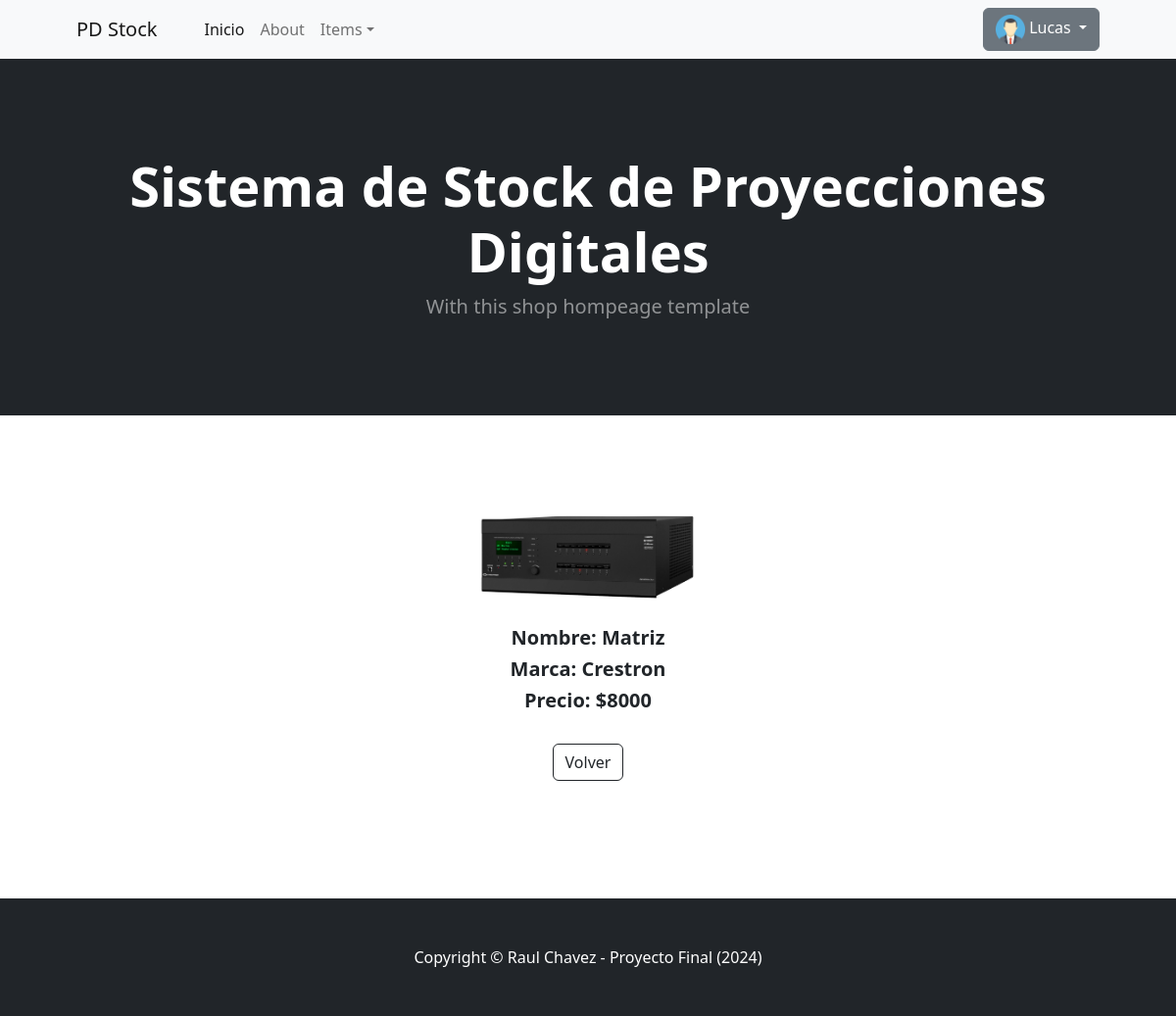
Screenshot of /item_detalle/3/ (signed in) with the database file from the repository.
### users/models.py (models this page shows, shortened)
class Avatar(models.Model):
    user = models.OneToOneField(User, on_delete=models.CASCADE, null=True, blank=True)
    imagen = models.ImageField(upload_to='avatares', null=True, blank=True)

### stock/models.py (models this page shows, shortened)
class Item(models.Model):
    nombre = models.CharField(max_length=40)
    marca = models.CharField(max_length=40)
    precio = models.IntegerField(null=True, blank=True)
    imagen = models.ImageField(upload_to='imagenes', null=True, blank=True)

### stock/views.py (the view)
# urls.py: path('item_detalle/<int:pk>/', views.ItemDetailView.as_view(), name="VerItem"),
class ItemDetailView(LoginRequiredMixin, DetailView):
    model = Item
    template_name = "stock/item_detalle.html"

### stock/templates/stock/item_detalle.html (shortened to what this page needs)
{% extends 'stock/base.html' %}
{% load static %}
{% block main %}
<section class="py-5">
    <div class="container px-4 px-lg-5 mt-5">
        <div class="row gx-4 gx-lg-5 row-cols-2 row-cols-md-3 row-cols-xl-4 justify-content-center">
            <div class="col mb-5">
                {% if item.imagen %}
                <img class="card-img-top" style="object-fit: cover;" src="{{ item.imagen.url }}" alt="">
                {% else %}
                <img class="card-img-top" src="https://dummyimage.com/450x300/dee2e6/6c757d.jpg"/>
                {% endif %}
                <div class="card-body p-4">
                    <div class="text-center">
                        <h5 class="fw-bolder">Nombre: {{item.nombre}}</h5>
                        <h5 class="fw-bolder">Marca: {{item.marca}}</h5>
                        <h5 class="fw-bolder">Precio: ${{item.precio}}</h5>
                    </div>
                </div>
                <div class="card-footer p-4 pt-0 border-top-0 bg-transparent">
                    <div class="text-center">
                        <a class="btn btn-outline-dark mt-auto" href="{% url 'ListarItem' %}">Volver</a>
                    </div>
                </div>
            </div>
        </div>
    </div>
</section>
{% endblock main %}

### stock/templates/stock/base.html (shortened to what this page needs)
<!DOCTYPE html>
{% load static %}
<html lang="en">
<head>
    <link href="https://cdn.jsdelivr.net/npm/bootstrap-icons@1.5.0/font/bootstrap-icons.css" rel="stylesheet" />
    <link href="{% static 'stock/css/styles.css' %}" rel="stylesheet" />
</head>
<body>
    <nav class="navbar navbar-expand-lg navbar-light bg-light">
        <div class="container px-4 px-lg-5">
            <a class="navbar-brand" href="{% url 'Inicio' %}">PD Stock</a>
            <div class="collapse navbar-collapse" id="navbarSupportedContent">
                <ul class="navbar-nav me-auto mb-2 mb-lg-0 ms-lg-4">
                    <li class="nav-item"><a class="nav-link active" aria-current="page"
                            href="{% url 'Inicio' %}">Inicio</a></li>
                    <li class="nav-item"><a class="nav-link" href="{% url 'About' %}">About</a></li>
                    {% if request.user.is_authenticated %}
                    <li class="nav-item dropdown">
                        <a class="nav-link dropdown-toggle" id="navbarDropdown" href="#!" role="button"
                            data-bs-toggle="dropdown" aria-expanded="false">Items</a>
                    </li>
                    {% endif %}
                </ul>
                <div class="dropdown">
                    {% if request.user.is_authenticated %}
                    <button class="btn btn-secondary dropdown-toggle" type="button" data-bs-toggle="dropdown"
                        aria-expanded="false">
                        {% if request.user.avatar%}
                        <img src="{{ request.user.avatar.imagen.url}}" alt="" height="30px">
                        {% else %}
                        <img src="https://ui-avatars.com/api/?name={{request.user.username}}" alt="" height="30px">
                        {% endif%}
                        {% if request.user.first_name %}
                        {{request.user.first_name}}
                        {% else %}
                        {{request.user.username}}
                        {% endif %}
                    </button>
                    {% else %}
                    <button class="btn btn-secondary dropdown-toggle" type="button" data-bs-toggle="dropdown"
                        aria-expanded="false">
                        Cuenta
                    </button>
                    {% endif %}
                </div>
            </div>
        </div>
    </nav>
    <header class="bg-dark py-5">
        <div class="container px-4 px-lg-5 my-5">
            <div class="text-center text-white">
                <h1 class="display-4 fw-bolder">Sistema de Stock de Proyecciones Digitales</h1>
                <p class="lead fw-normal text-white-50 mb-0">With this shop hompeage template</p>
            </div>
        </div>
    </header>
    {%block main %}
    {% endblock %}
    <footer class="py-5 bg-dark">
        <div class="container">
            <p class="m-0 text-center text-white">Copyright &copy; Raul Chavez - Proyecto Final (2024)</p>
        </div>
    </footer>
</body>
</html>

### rows the page displays
Item: imagen (picture), nombre "Matriz", marca "Crestron", precio "8000"

### other values shown
{{ request.user.first_name }} "Lucas"
